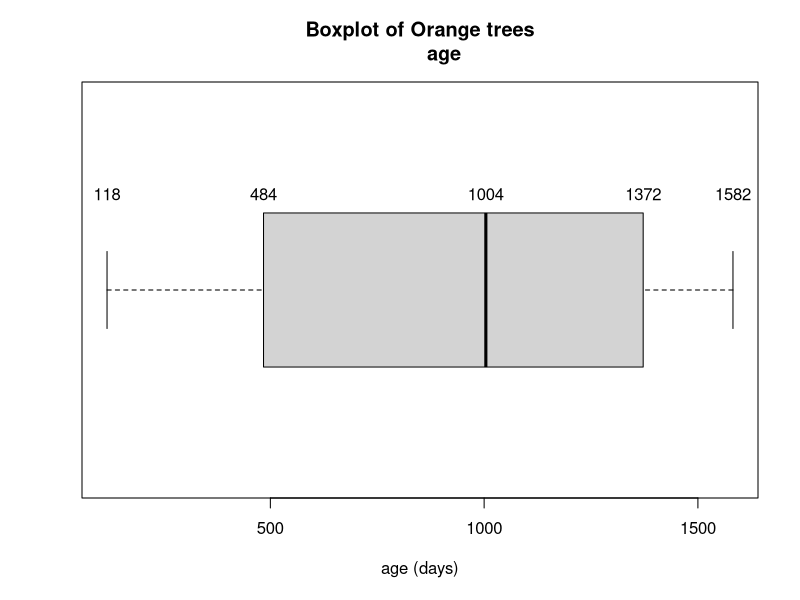
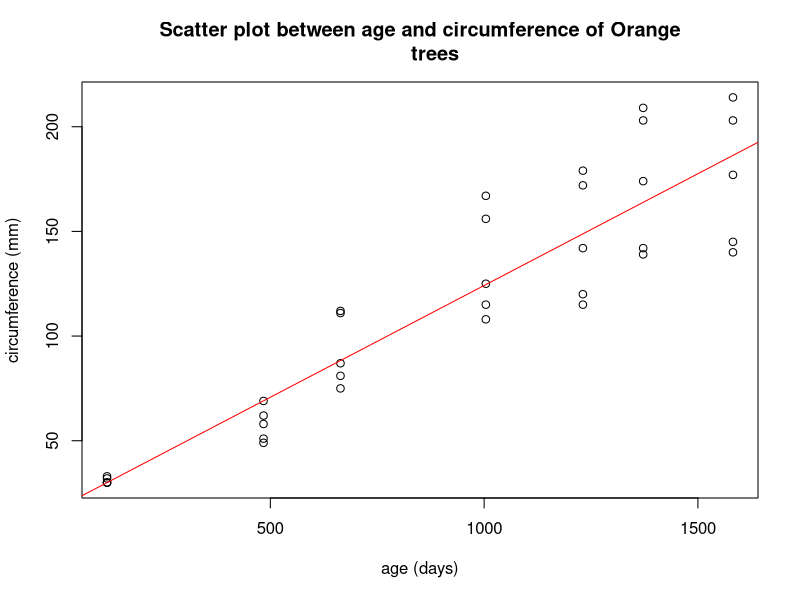
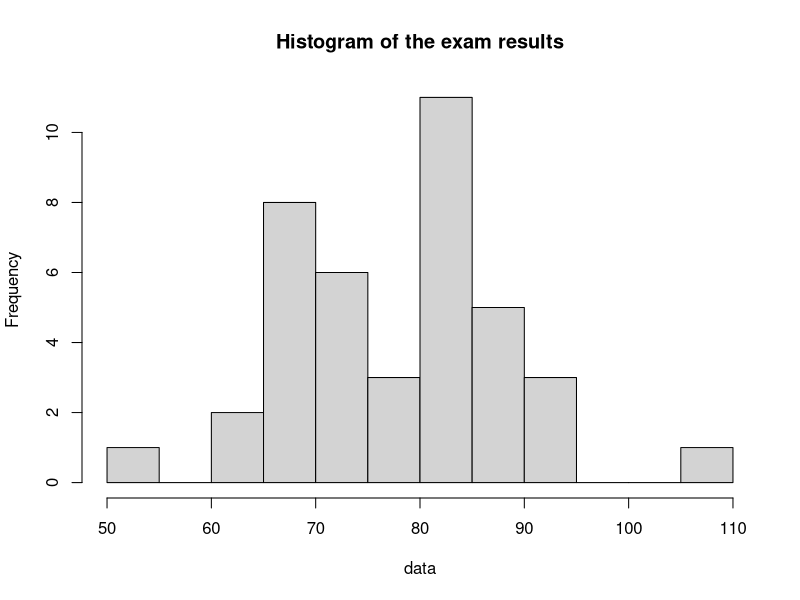
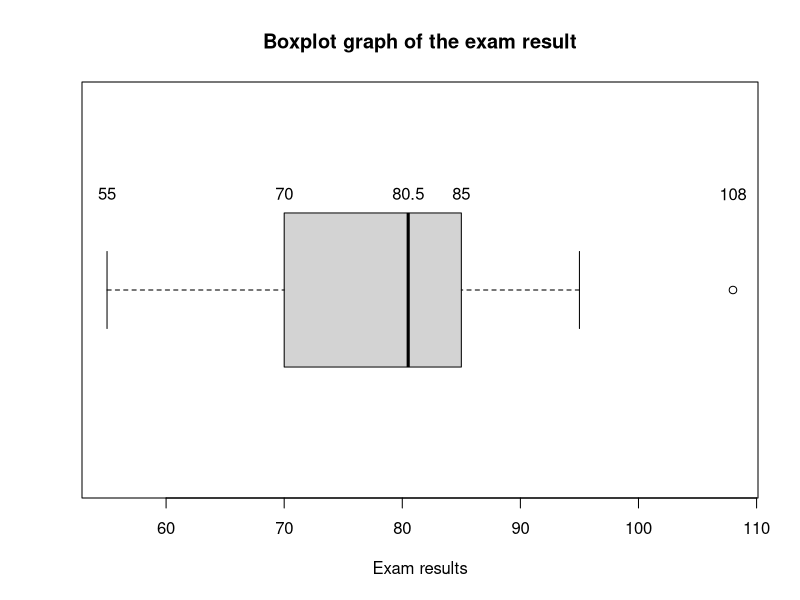

These figures' R source, in order:
### EXERCICE 1 ###

# milk sales data for the 3 shops per week (mon - s1, mon - s2, mon - s2, tue - s1, ....)
y1 <- c( m = 33, m = 44, m = 29, t = 16, t = 25, t = 45, w = 33, w = 19, w = 54, th = 22, th = 21, th = 49, f = 11, f = 24, f = 56)
y2 <- c( s1 = 33, s2 = 44, s3 = 29, s1 = 16, s2 = 25, s3 = 45, s1 = 33, s2 = 19, s3 = 54, s1 = 22, s2 = 21, s3 = 49, s1 = 11, s2 = 24, s3 = 56)

# split y by days (d) and by shops (s)
d <- split(y1, f = names(y1))
s <- split(y2, f = names(y2))

# means for each day
mean(d$m)
mean(d$t)
mean(d$w)
mean(d$th)
mean(d$f)

# means for each shop per week
mean(s$s1)
mean(s$s2)
mean(s$s3)

# variance for each day
var(d$m)
var(d$t)
var(d$w)
var(d$th)
var(d$f)

# variance for each shop per week
var(s$s1)
var(s$s2)
var(s$s3)

### EXERCICE 2 ###

x<- matrix(c(3,2, -1,-1), nrow = 2, ncol=2, byrow=TRUE,
           dimnames = list(c("r1", "r2"), c("c1", "c2")));x

y<- matrix(c(1,4,0, 0,1,-1), nrow = 2, ncol=3, byrow=TRUE,
           dimnames = list(c("r1", "r2"), c("c1", "c2", "c3")));y

2*x

x*x

x %*% x

t(y)

solve(x)

x %*% solve(x)

### EXERCICE 3 ###

Orange
?Orange

circ <- Orange$circumference

with(Orange, mean(circumference))
mean(circ)

var(circ)

sd(circ)
sqrt(var(circ))

summary(circ)

age <- Orange$age

boxplot(age, xlab='age (days)', horizontal=TRUE ,main="Boxplot of Orange trees
        age")
text(x=fivenum(age), labels =fivenum(age), y=1.25)

plot(age, circ, main="Scatter plot between age and circumference of Orange
     trees", xlab="age (days)", ylab="circumference (mm)")

reg <- lm(circ ~ age)
abline(reg, col='red')
coef(reg)
cor(age, circ)

### EXERCICE 4 ###

exp(sqrt(5 + 0.5 * log2(5)))


### EXERCICE 5 ###

A<- matrix(c(1,1,3, 2,4,9, 5,7,8), nrow = 3, ncol=3, byrow=TRUE,
           dimnames = list(c("r1", "r2", "r3"), c("c1", "c2", "c2")));A

B<- matrix(c(2,3,5, 3,6,7), nrow = 3, ncol=2, byrow=FALSE,
           dimnames = list(c("r1", "r2", "r3"), c("c1", "c2")));B

A %*% B

### EXERCICE 6 ###
  
A<- matrix(c(1,-2,3, -1,3,-1, 2,-5,5), nrow = 3, ncol=3, byrow=TRUE,
           dimnames = list(c("r1", "r2", "r3"), c("c1", "c2", "c2")));A

b<- matrix(c(9,6,7), nrow = 3, ncol=1, byrow=TRUE,
           dimnames = list(c("r1", "r2", "r3"), c("c1")));x

R <- solve(A) %*% b ; R # using math rules
R_bis <- solve(A,b) ; R_bis # using solve

### EXERCICE 7 ###

data <- c(73, 92, 87, 93, 61, 67, 72, 70, 66, 85, 89, 81, 81, 71, 74, 82, 85,
          63, 72, 77, 78, 95, 84, 81, 80, 70, 69, 66, 55, 83, 85, 108, 84, 68,
          90, 82, 69, 72, 87, 88)

stem(data)

hist(data, main="Histogram of the exam results",
     breaks=c(50,55,60,65,70,75,80,85,90,95,100,105,110))

boxplot(data, main="Boxplot graph of the exam result", xlab="Exam results",
        horizontal=TRUE)
text(x=fivenum(data), labels =fivenum(data), y=1.25)
?boxplot

mean(data)
var(data)
sd(data)
summary(data)
